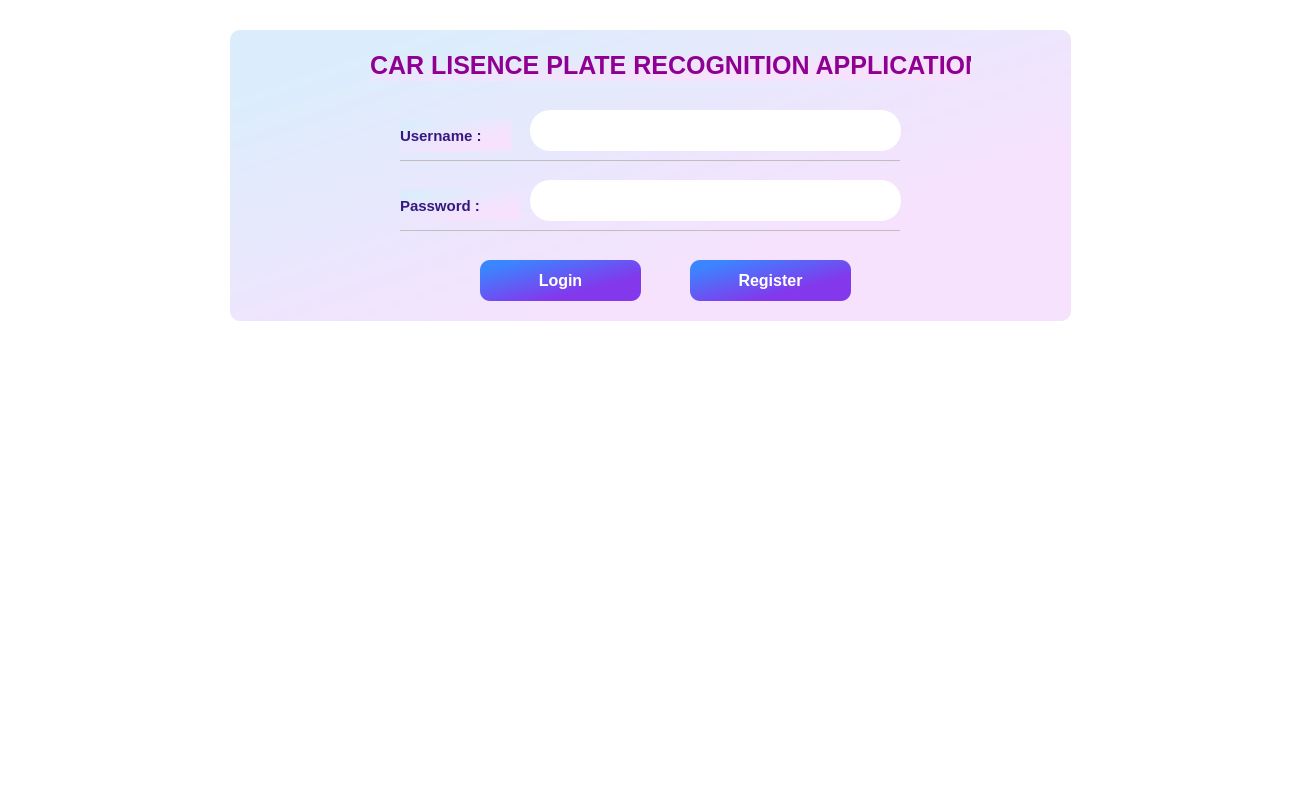
<?xml version="1.0" encoding="UTF-8"?>
<ui version="4.0">
 <class>MainWindow</class>
 <widget class="QMainWindow" name="MainWindow">
  <property name="geometry">
   <rect>
    <x>0</x>
    <y>0</y>
    <width>1300</width>
    <height>789</height>
   </rect>
  </property>
  <property name="font">
   <font>
    <family>Segoe UI</family>
    <pointsize>10</pointsize>
    <weight>75</weight>
    <bold>true</bold>
   </font>
  </property>
  <property name="windowTitle">
   <string>Login</string>
  </property>
  <property name="autoFillBackground">
   <bool>false</bool>
  </property>
  <property name="styleSheet">
   <string notr="true">QMainWindow {
    background-image: url(&quot;C:/Users/DANALAP/Downloads/tai-hinh-nen-xe-hoi-cho-may-tinh-15.jpg&quot;);
    background-repeat: no-repeat;
    background-position: center;
}</string>
  </property>
  <property name="locale">
   <locale language="English" country="UnitedStatesMinorOutlyingIslands"/>
  </property>
  <widget class="QWidget" name="centralwidget">
   <property name="styleSheet">
    <string notr="true">QWidget {
    background-color: #fff;
}
</string>
   </property>
   <widget class="QGroupBox" name="groupLogin">
    <property name="geometry">
     <rect>
      <x>230</x>
      <y>30</y>
      <width>841</width>
      <height>291</height>
     </rect>
    </property>
    <property name="styleSheet">
     <string notr="true">QGroupBox#groupLogin {
    background-color: qlineargradient(spread:pad, x1:1, y1:1, x2:0, y2:0, stop:0.306818 rgb(246,226,253), stop:0.886364 rgb(219,237,252));

    border: none;
    border-radius: 10px;
}</string>
    </property>
    <property name="title">
     <string/>
    </property>
    <widget class="QLineEdit" name="txtPassword">
     <property name="geometry">
      <rect>
       <x>300</x>
       <y>150</y>
       <width>371</width>
       <height>41</height>
      </rect>
     </property>
     <property name="font">
      <font>
       <pointsize>10</pointsize>
       <weight>75</weight>
       <bold>true</bold>
      </font>
     </property>
     <property name="styleSheet">
      <string notr="true">QLineEdit{
	border-radius: 20px;
	padding-left: 12px;
}</string>
     </property>
     <property name="text">
      <string/>
     </property>
     <property name="echoMode">
      <enum>QLineEdit::Password</enum>
     </property>
    </widget>
    <widget class="QLineEdit" name="txtUsername">
     <property name="geometry">
      <rect>
       <x>300</x>
       <y>80</y>
       <width>371</width>
       <height>41</height>
      </rect>
     </property>
     <property name="font">
      <font>
       <family>Segoe UI</family>
       <pointsize>10</pointsize>
       <weight>75</weight>
       <bold>true</bold>
      </font>
     </property>
     <property name="styleSheet">
      <string notr="true">QLineEdit{
	border-radius: 20px;
color: #371881;
	padding-left: 12px;
}</string>
     </property>
     <property name="text">
      <string/>
     </property>
    </widget>
    <widget class="QPushButton" name="btnLogin">
     <property name="geometry">
      <rect>
       <x>250</x>
       <y>230</y>
       <width>161</width>
       <height>41</height>
      </rect>
     </property>
     <property name="font">
      <font>
       <family>Segoe UI</family>
       <pointsize>12</pointsize>
       <weight>75</weight>
       <bold>true</bold>
      </font>
     </property>
     <property name="cursor">
      <cursorShape>OpenHandCursor</cursorShape>
     </property>
     <property name="styleSheet">
      <string notr="true">QPushButton#btnLogin:hover:!pressed {
    
	border-radius: 10px;
}
QPushButton#btnLogin {
   background-color: #743de3;
   border : none;
   color: white;
   border-radius: 10px;
background-color: qlineargradient(spread:pad, x1:1, y1:1, x2:0, y2:0, stop:0.306818 rgb(131,56,236), stop:0.886364 #3a86ff);
}</string>
     </property>
     <property name="text">
      <string>Login</string>
     </property>
    </widget>
    <widget class="QLabel" name="label_14">
     <property name="geometry">
      <rect>
       <x>170</x>
       <y>90</y>
       <width>111</width>
       <height>31</height>
      </rect>
     </property>
     <property name="font">
      <font>
       <family>Segoe UI</family>
       <pointsize>11</pointsize>
       <weight>75</weight>
       <bold>true</bold>
      </font>
     </property>
     <property name="styleSheet">
      <string notr="true">QLabel {
	color: #371881;
background-color: qlineargradient(spread:pad, x1:1, y1:1, x2:0, y2:0, stop:0.306818 rgb(246,226,253), stop:0.886364 rgb(219,237,252));
}</string>
     </property>
     <property name="text">
      <string>Username :</string>
     </property>
    </widget>
    <widget class="QLabel" name="label_15">
     <property name="geometry">
      <rect>
       <x>170</x>
       <y>160</y>
       <width>121</width>
       <height>31</height>
      </rect>
     </property>
     <property name="font">
      <font>
       <family>Segoe UI</family>
       <pointsize>11</pointsize>
       <weight>75</weight>
       <bold>true</bold>
      </font>
     </property>
     <property name="styleSheet">
      <string notr="true">QLabel {
	color: #371881;
background-color: qlineargradient(spread:pad, x1:1, y1:1, x2:0, y2:0, stop:0.306818 rgb(246,226,253), stop:0.886364 rgb(219,237,252));
}</string>
     </property>
     <property name="text">
      <string>Password :</string>
     </property>
    </widget>
    <widget class="QLabel" name="label_9">
     <property name="geometry">
      <rect>
       <x>170</x>
       <y>130</y>
       <width>500</width>
       <height>1</height>
      </rect>
     </property>
     <property name="styleSheet">
      <string notr="true">background-color:rgb(194, 188, 191);
</string>
     </property>
     <property name="text">
      <string/>
     </property>
    </widget>
    <widget class="QLabel" name="label_10">
     <property name="geometry">
      <rect>
       <x>170</x>
       <y>200</y>
       <width>500</width>
       <height>1</height>
      </rect>
     </property>
     <property name="styleSheet">
      <string notr="true">background-color:rgb(194, 188, 191);
</string>
     </property>
     <property name="text">
      <string/>
     </property>
    </widget>
    <widget class="QLabel" name="label_16">
     <property name="geometry">
      <rect>
       <x>140</x>
       <y>20</y>
       <width>601</width>
       <height>31</height>
      </rect>
     </property>
     <property name="font">
      <font>
       <family>Segoe UI</family>
       <pointsize>19</pointsize>
       <weight>75</weight>
       <bold>true</bold>
      </font>
     </property>
     <property name="styleSheet">
      <string notr="true">QLabel {
	color: qlineargradient(spread:pad, x1:1, y1:1, x2:0, y2:0, stop:0.306818 rgba(143, 0, 146, 255), stop:0.886364 rgba(0, 100, 245, 255));
   background-color: qlineargradient(spread:pad, x1:1, y1:1, x2:0, y2:0, stop:0.306818 rgb(246,226,253), stop:0.886364 rgb(219,237,252));
}</string>
     </property>
     <property name="text">
      <string>CAR LISENCE PLATE RECOGNITION APPLICATION</string>
     </property>
    </widget>
    <widget class="QPushButton" name="btnRegister">
     <property name="geometry">
      <rect>
       <x>460</x>
       <y>230</y>
       <width>161</width>
       <height>41</height>
      </rect>
     </property>
     <property name="font">
      <font>
       <family>Segoe UI</family>
       <pointsize>12</pointsize>
       <weight>75</weight>
       <bold>true</bold>
      </font>
     </property>
     <property name="cursor">
      <cursorShape>OpenHandCursor</cursorShape>
     </property>
     <property name="styleSheet">
      <string notr="true">
QPushButton#btnRegister {
   background-color: #27a645;
   border : none;
   color: white;
   border-radius: 10px;
background-color: qlineargradient(spread:pad, x1:1, y1:1, x2:0, y2:0, stop:0.306818 rgb(131,56,236), stop:0.886364 #3a86ff);
}</string>
     </property>
     <property name="text">
      <string>Register</string>
     </property>
    </widget>
   </widget>
   <widget class="QLabel" name="label">
    <property name="geometry">
     <rect>
      <x>-240</x>
      <y>-100</y>
      <width>1551</width>
      <height>1281</height>
     </rect>
    </property>
    <property name="font">
     <font>
      <pointsize>2</pointsize>
     </font>
    </property>
    <property name="text">
     <string/>
    </property>
    <property name="pixmap">
     <pixmap>../imageUI/Audi-R8-HD-Image.jpg</pixmap>
    </property>
   </widget>
   <zorder>label</zorder>
   <zorder>groupLogin</zorder>
  </widget>
 </widget>
 <resources/>
 <connections/>
</ui>
